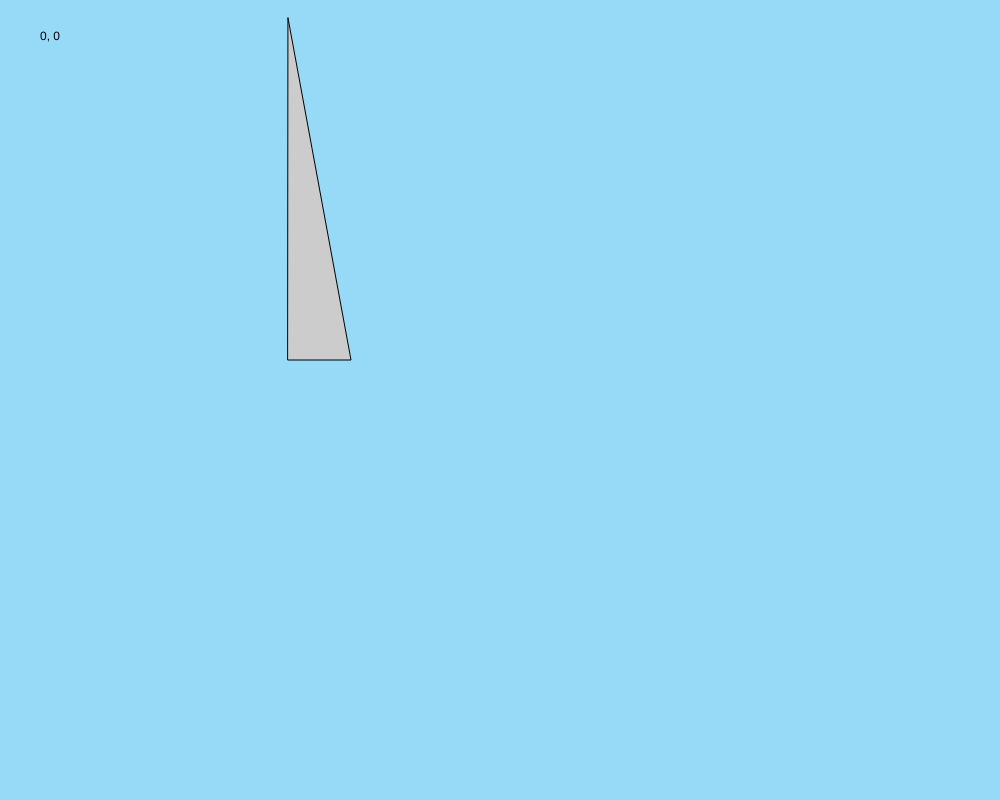
Frame 1 (no input)
Frame 60 (no input): identical to frame 1, image omitted
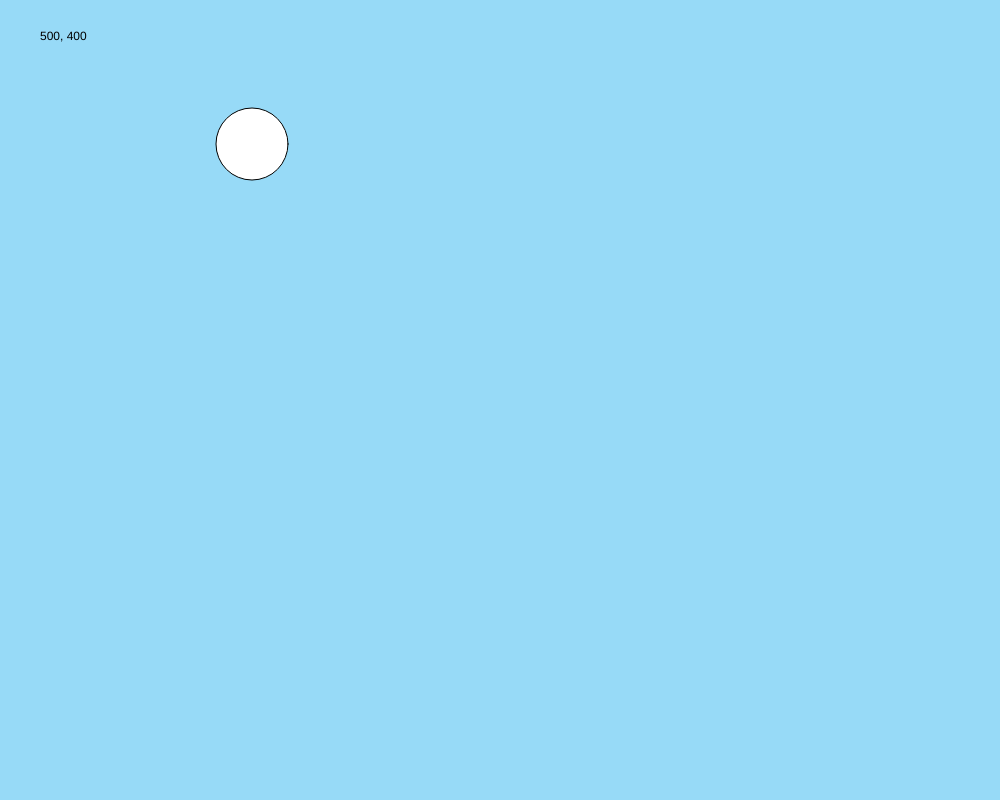
Frame 120 (the mouse pressed at the canvas centre since frame 60)

The p5.js sketch that drew these frames (run headless with seeded random() and noise() and a simulated clock; from frame 60 on, the mouse is pressed at the canvas centre):

// p5.js sketch
// ── sketch.js
function setup() {
  createCanvas(1000, 800);
  rectMode(CENTER);
  ellipseMode(CENTER);

}



function draw() {

  background(151, 218, 247);


  if (mouseIsPressed) {
    // stuff that shows when the mouse is pressed
    fill(255);
     ellipse(252, 144, 72, 72);
  } else {
    // when the mouse isn't pressed!
    fill(204);
     triangle(288, 18, 351, 360, 288, 360);
  }



  // this shows mouse location - comment it out when you're done!

  fill(0);
  text(mouseX + ", " + mouseY, 40, 40);

}






// record the mouse location in console when clicked
function mouseReleased() {
  print(mouseX + ", " + mouseY);
}
